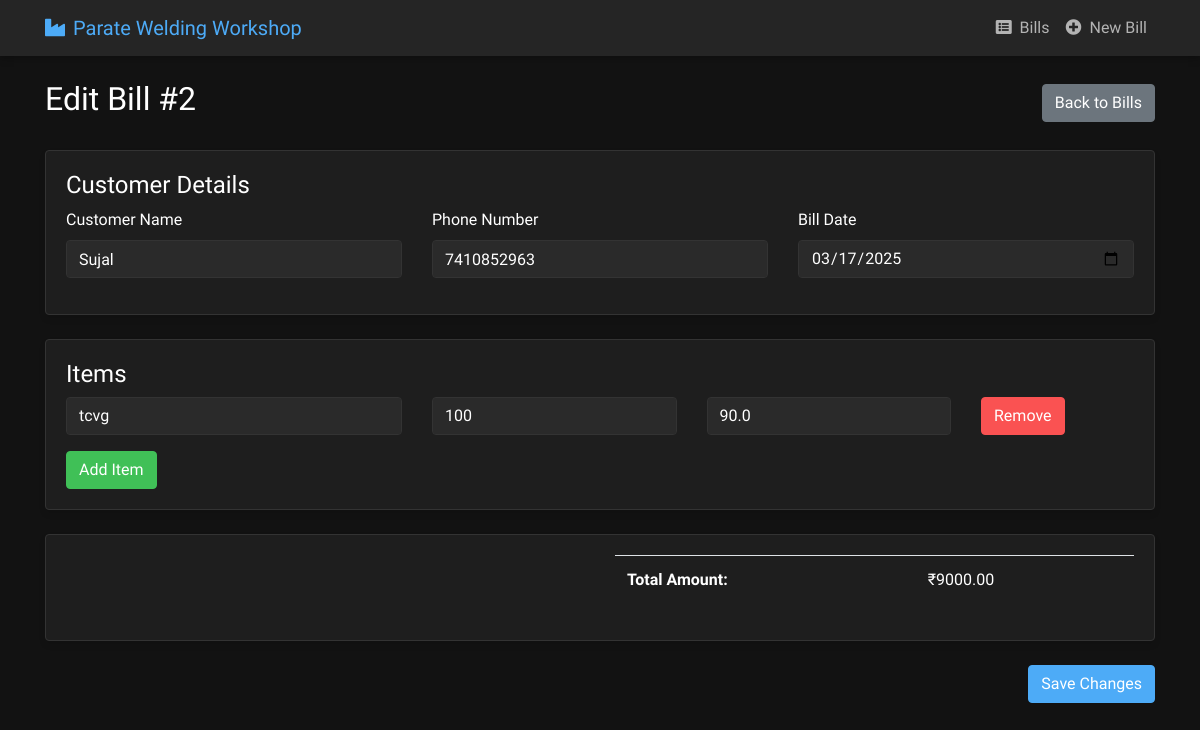
Screenshot of /edit_bill/2 with the database file from the repository.
### app.py (models this page shows)
class Bill(db.Model):
    id = db.Column(db.Integer, primary_key=True)
    customer_name = db.Column(db.String(100), nullable=False)
    phone_number = db.Column(db.String(10), nullable=False)
    bill_date = db.Column(db.DateTime, nullable=False, default=datetime.utcnow)
    total_amount = db.Column(db.Float, nullable=False)
    remaining_amount = db.Column(db.Float, nullable=False)
    items = db.relationship('BillItem', backref='bill', lazy=True)
    payments = db.relationship('Payment', backref='bill', lazy=True)

class BillItem(db.Model):
    id = db.Column(db.Integer, primary_key=True)
    bill_id = db.Column(db.Integer, db.ForeignKey('bill.id'), nullable=False)
    item_name = db.Column(db.String(100), nullable=False)
    quantity = db.Column(db.Integer, nullable=False)
    price = db.Column(db.Float, nullable=False)
    subtotal = db.Column(db.Float, nullable=False)

### app.py (the view, shortened to what this page needs)
@app.route('/edit_bill/<int:bill_id>', methods=['GET', 'POST'])
def edit_bill(bill_id):
    bill = Bill.query.get_or_404(bill_id)
    return render_template('edit_bill.html', bill=bill)

### templates/edit_bill.html (shortened to what this page needs)
{% extends "base.html" %}
{% block content %}
<div class="row">
    <div class="col-12">
        <div class="d-flex justify-content-between align-items-center mb-4">
            <h2>Edit Bill #{{ bill.id }}</h2>
            <a href="{{ url_for('index') }}" class="btn btn-secondary">Back to Bills</a>
        </div>
        <form method="POST">
            <div class="card mb-4">
                <div class="card-body">
                    <h4>Customer Details</h4>
                    <div class="row">
                        <div class="col-md-4">
                            <div class="form-group">
                                <label>Customer Name</label>
                                <input type="text" class="form-control" name="customer_name" value="{{ bill.customer_name }}" required>
                            </div>
                        </div>
                        <div class="col-md-4">
                            <div class="form-group">
                                <label>Phone Number</label>
                                <input type="tel" class="form-control" name="phone_number" value="{{ bill.phone_number }}" pattern="[0-9]{10}" required>
                            </div>
                        </div>
                        <div class="col-md-4">
                            <div class="form-group">
                                <label>Bill Date</label>
                                <input type="date" class="form-control" name="bill_date" value="{{ bill.bill_date.strftime('%Y-%m-%d') }}" required>
                            </div>
                        </div>
                    </div>
                </div>
            </div>
            <div class="card mb-4">
                <div class="card-body">
                    <h4>Items</h4>
                    <div id="items-container">
                        {% for item in bill.items %}
                        <div class="row item-row mb-3">
                            <div class="col-md-4">
                                <input type="text" class="form-control" name="item_name[]" value="{{ item.item_name }}" required>
                            </div>
                            <div class="col-md-3">
                                <input type="number" class="form-control quantity" name="quantity[]" value="{{ item.quantity }}" min="1" required>
                            </div>
                            <div class="col-md-3">
                                <input type="number" class="form-control price" name="price[]" value="{{ item.price }}" step="0.01" min="0" required>
                            </div>
                            <div class="col-md-2">
                                <button type="button" class="btn btn-danger remove-item">Remove</button>
                            </div>
                        </div>
                        {% endfor %}
                    </div>
                    <button type="button" class="btn btn-success" id="add-item">Add Item</button>
                </div>
            </div>
            <div class="card mb-4">
                <div class="card-body">
                    <div class="row">
                        <div class="col-md-6 offset-md-6">
                            <table class="table">
                                <tr>
                                    <th>Total Amount:</th>
                                    <td>₹<span id="total-amount">{{ "%.2f"|format(bill.total_amount) }}</span></td>
                                </tr>
                            </table>
                        </div>
                    </div>
                </div>
            </div>
            <div class="text-right">
                <button type="submit" class="btn btn-primary">Save Changes</button>
            </div>
        </form>
    </div>
</div>
{% endblock %}

### static/css/style.css (style rules this page uses)
:root { --bg-primary: #121212; --bg-secondary: #1e1e1e; --bg-elevated: #252525; --text-primary: #ffffff; --text-secondary: #b3b3b3; --accent-color: #4dabf7; --accent-hover: #339af0; --success-color: #40c057; --danger-color: #fa5252; --border-color: #333333; --input-bg: #2a2a2a; }
body { background-color: var(--bg-primary); color: var(--text-primary); font-family: 'Segoe UI', Arial, sans-serif; }
.card { background-color: var(--bg-secondary); border: 1px solid var(--border-color); box-shadow: 0 4px 6px rgba(0,0,0,0.1); }
.table { color: var(--text-primary); }
.form-control { background-color: var(--input-bg); border-color: var(--border-color); color: var(--text-primary); }
.btn-primary { background-color: var(--accent-color); border-color: var(--accent-color); }
.btn-success { background-color: var(--success-color); border-color: var(--success-color); }
.btn-danger { background-color: var(--danger-color); border-color: var(--danger-color); }

### rows the page displays
Bill: id "2", customer_name "Sujal", phone_number "7410852963", bill_date "03/17/2025", total_amount "9000.00"
BillItem: item_name "tcvg", quantity "100", price "90.0"
